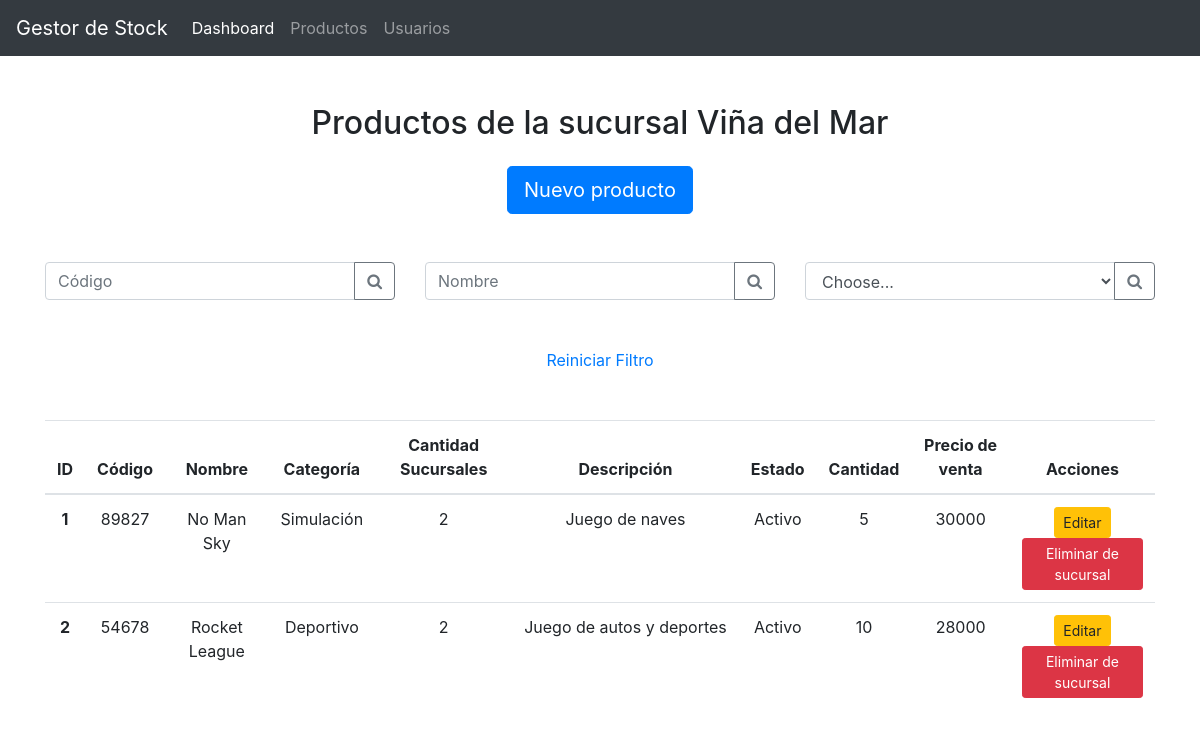
Screenshot of /app/products/index.php?subsidiary=4 with the database file from the repository.
### tables this page shows
CREATE TABLE `subsidiary` (
  `id` int(10) UNSIGNED NOT NULL,
  `created_at` timestamp NULL DEFAULT NULL,
  `updated_at` timestamp NULL DEFAULT NULL,
  `name` varchar(50) NOT NULL
);

CREATE TABLE `product` (
  `id` int(10) UNSIGNED NOT NULL,
  `created_at` timestamp NULL DEFAULT NULL,
  `updated_at` timestamp NULL DEFAULT NULL,
  `code` int(11) NOT NULL,
  `name` varchar(30) NOT NULL,
  `price` int(11) NOT NULL,
  `active` boolean DEFAULT true,
  `qty` int(11) NOT NULL,
  `category` int(10) UNSIGNED NOT NULL,
  `description` varchar(50) NOT NULL
);

CREATE TABLE `category` (
  `id` int(10) UNSIGNED NOT NULL,
  `created_at` timestamp NULL DEFAULT NULL,
  `updated_at` timestamp NULL DEFAULT NULL,
  `name` varchar(30) NOT NULL
);

### app/backend/dao/SubsidiaryDAO.php (called while the page is built, shortened)
<?php
require_once dirname(__FILE__).'/../models/Subsidiary.php';
class SubsidiaryDAO {
    static function get_all () {
        try {
            $db = new Database();
            $dbconnection = $db->connect();
            $stmt = $dbconnection->prepare("SELECT id, name FROM subsidiary");
            $stmt->execute();
            $rows = $stmt->fetchAll();
            $subsidiaries = array();
            foreach($rows as $row) {
                array_push(
                    $subsidiaries,
                    new Subsidiary(
                        $row['id'],
                        $row['name']
                    )
                );
            }
            return $subsidiaries;
        } catch(PDOException $e) {
            echo "Error en la consulta<br>";
            echo $e->getMessage();
            exit;
        }
    }
    static function get_by_id ($id) {
        try {
            $db = new Database();
            $dbconnection = $db->connect();
            $stmt = $dbconnection->prepare("SELECT id, name FROM subsidiary WHERE id = :id");
            $stmt->execute(
                [':id'=>$id]
            );
            $row = $stmt->fetch();
            if(empty($row)) {
                return null;
            } else {
                return new Subsidiary(
                    $row['id'],
                    $row['name']
                );
            }
        } catch(PDOException $e) {
            echo "Error en la consulta<br>";
            echo $e->getMessage();
            exit;
        }
    }
    static function get_by_product ($product_id) {
        try {
            $db = new Database();
            $dbconnection = $db->connect();
            $stmt = $dbconnection->prepare("SELECT s.id, s.name FROM subsidiary s INNER JOIN product_subsidiary ps ON s.id = ps.subsidiary WHERE ps.product = :product_id");
            $stmt->execute(
                [':product_id'=>$product_id]
            );
            $rows = $stmt->fetchAll();
            $subsidiaries = array();
            foreach($rows as $row) {
                array_push(
                    $subsidiaries,
                    new Subsidiary(
                        $row['id'],
                        $row['name']
                    )
                );
            }
            return $subsidiaries;
        } catch(PDOException $e) {
            echo "Error en la consulta<br>";
            echo $e->getMessage();
            exit;
        }
    }
}

### app/backend/models/Subsidiary.php (called while the page is built, shortened)
<?php
    class Subsidiary {
        public function __construct($id, $name) {
            $this->name = $name;
        }
    }
?>

### app/backend/dao/ProductDAO.php (called while the page is built, shortened)
<?php
require_once dirname(__FILE__).'/../models/Product.php';
require_once dirname(__FILE__).'/../models/Category.php';
require_once dirname(__FILE__).'/./SubsidiaryDAO.php';
class ProductDAO {
    static function get_by_subsidiary ($subsidiary_id) {
        try {
            $db = new Database();
            $dbconnection = $db->connect();
            $stmt = $dbconnection->prepare("SELECT p.id, p.code, p.name, c.id as category_id, c.name as category_name, p.description, p.qty, p.active, p.price FROM product p LEFT JOIN product_subsidiary ps ON p.id = ps.product LEFT JOIN category c ON p.category = c.id WHERE ps.subsidiary = :subsidiary_id");
            $stmt->execute(
                [':subsidiary_id'=>$subsidiary_id]
            );
            $rows = $stmt->fetchAll();
            $products = array();
            foreach($rows as $row) {
                $subsidiaries = SubsidiaryDAO::get_by_product($row['id']);
                array_push(
                    $products,
                    new Product(
                        $row['id'],
                        $row['code'],
                        $row['name'],
                        new Category($row['category_id'], $row['category_name']),
                        $row['description'],
                        $row['qty'],
                        $row['active'],
                        $row['price'],
                        $subsidiaries
                    )
                );
            }
            return $products;
        } catch(PDOException $e) {
            echo "Error en la consulta<br>";
            echo $e->getMessage();
            exit;
        }
    }
}

### app/backend/models/Product.php (called while the page is built, shortened)
<?php
    class Product {
        public function __construct($id, $code, $name, $category, $description, $qty, $active, $price, $subsidiaries) {
            $this->id = $id;
            $this->code = $code;
            $this->name = $name;
            $this->category = $category;
            $this->description = $description;
            $this->qty = $qty;
            $this->active = $active;
            $this->price = $price;
            $this->subsidiaries = $subsidiaries;
        }
    }
?>

### app/backend/models/Category.php (called while the page is built, shortened)
<?php
    class Category {
        public function __construct($id, $name) {
            $this->name = $name;
        }
    }
?>

### app/products/index.php (the view, shortened to what this page needs)
<?php
    include dirname(__FILE__).'/../includes/top-html.php';
    include dirname(__FILE__).'/../includes/navbar-menu.php';
    require_once dirname(__FILE__).'/../backend/dao/ProductDAO.php';
    require_once dirname(__FILE__).'/../backend/dao/SubsidiaryDAO.php';
    $subsidiaries = SubsidiaryDAO::get_all();
    if(isset($_GET['subsidiary'])) {
        $subsidiary = SubsidiaryDAO::get_by_id($_GET['subsidiary']);
    }
    if(isset($_GET['code'])) {
        $product_by_code = ProductDAO::get_by_code($_GET['code']);
        $products = array($product_by_code);
    } elseif(isset($_GET['name'])) {
        $products = ProductDAO::get_by_name($_GET['name']);
    } elseif(isset($_GET['subsidiary'])) {
        $products = ProductDAO::get_by_subsidiary($_GET['subsidiary']);
    } else {
        $products = ProductDAO::get_all();
    }
?>
<div class="mb-5 mt-5 text-center">
    <h2 class="mb-4">Productos <?php if (isset($_GET['subsidiary'])) { echo "de la sucursal ".$subsidiary->name; } ?></h2>
    <a type="button" href="/products/create.php" class="btn btn-primary btn-lg">Nuevo producto</a>
</div>
<div class="row mb-5">
    <div class="col-md-4">
        <form action="<?php echo $_SERVER['PHP_SELF']; ?>" class="input-group">
            <input class="form-control py-2" type="search" name="code" placeholder="Código" id="example-search-input">
            <span class="input-group-append">
                <button class="btn btn-outline-secondary" type="submit">
                    <i class="fa fa-search"></i>
                </button>
            </span>
        </form>
    </div>
    <div class="col-md-4">
        <form action="<?php echo $_SERVER['PHP_SELF']; ?>" class="input-group">
            <input class="form-control py-2" type="search" name="name" placeholder="Nombre" id="example-search-input">
            <span class="input-group-append">
                <button class="btn btn-outline-secondary" type="submit">
                    <i class="fa fa-search"></i>
                </button>
            </span>
        </form>
    </div>
    <div class="col-md-4">
        <form action="<?php echo $_SERVER['PHP_SELF']; ?>" class="input-group">
            <select class="form-control py-2" name="subsidiary" id="select">
                <option selected disabled>Choose...</option>
            </select>
            <span class="input-group-append">
                <button class="btn btn-outline-secondary" type="submit">
                    <i class="fa fa-search"></i>
                </button>
            </span>
        </form>
    </div>
</div>
<div class="mb-5 mt-5 text-center">
    <a href="./">Reiniciar Filtro</a>
</div>
<table class="table">
    <thead>
        <tr>
            <th scope="col" class='text-center'>ID</th>
            <th scope="col" class='text-center'>Código</th>
            <th scope="col" class='text-center'>Nombre</th>
            <th scope="col" class='text-center'>Categoría</th>
            <th scope="col" class='text-center'>Cantidad Sucursales</th>
            <th scope="col" class='text-center'>Descripción</th>
            <th scope="col" class='text-center'>Estado</th>
            <th scope="col" class='text-center'>Cantidad</th>
            <th scope="col" class='text-center'>Precio de venta</th>
            <th scope="col" class='text-center'>Acciones</th>
        </tr>
    </thead>
    <tbody>
    <?php foreach($products as $product): ?>
    <?php if(!is_null($product)): ?>
        <tr>
            <th scope="row" class='text-center'><?php echo $product->id ?></th>
            <td class='text-center'><?php echo $product->code ?></td>
            <td class='text-center'><?php echo $product->name ?></td>
            <td class='text-center'><?php echo $product->category->name ?></td>
            <td class='text-center'><?php echo count($product->subsidiaries) ?></td>
            <td class='text-truncate text-center'><?php echo $product->description ?></td>
            <td class='text-center'><?php if ($product->active) { echo 'Activo'; } else { echo 'Inactivo'; } ?></td>
            <td class='text-center'><?php echo $product->qty ?></td>
            <td class='text-center'><?php echo $product->price ?></td>
            <td class='text-center'>
                <a type="button" href="/products/edit.php?id=<?php echo $product->id ?>" class="btn btn-warning btn-sm">Editar</a>
                <a type="button" class="btn btn-danger btn-sm" href="/products/_crud.php?action=delete&id=<?php echo $product->id ?><?php if (isset($_GET['subsidiary'])) { echo "&subsidiary=".$_GET['subsidiary']; } ?>">
                    <?php if (isset($_GET['subsidiary'])) { echo "Eliminar de sucursal"; } else { echo "Eliminar"; } ?>
                </a>
            </td>
        </tr>
    <?php endif; ?>
    <?php endforeach; ?>
    </tbody>
</table>
<?php include "../includes/bottom-html.php"; ?>

### rows the page displays
subsidiary: name "Viña del Mar"
product: id "1", code "89827", name "No Man Sky", category.name "Simulación", count($product->subsidiaries) "2", description "Juego de naves", active "Activo", category "5", price "30000"
product: id "2", code "54678", name "Rocket League", category.name "Deportivo", count($product->subsidiaries) "2", description "Juego de autos y deportes", active "Activo", qty "10", price "28000"
